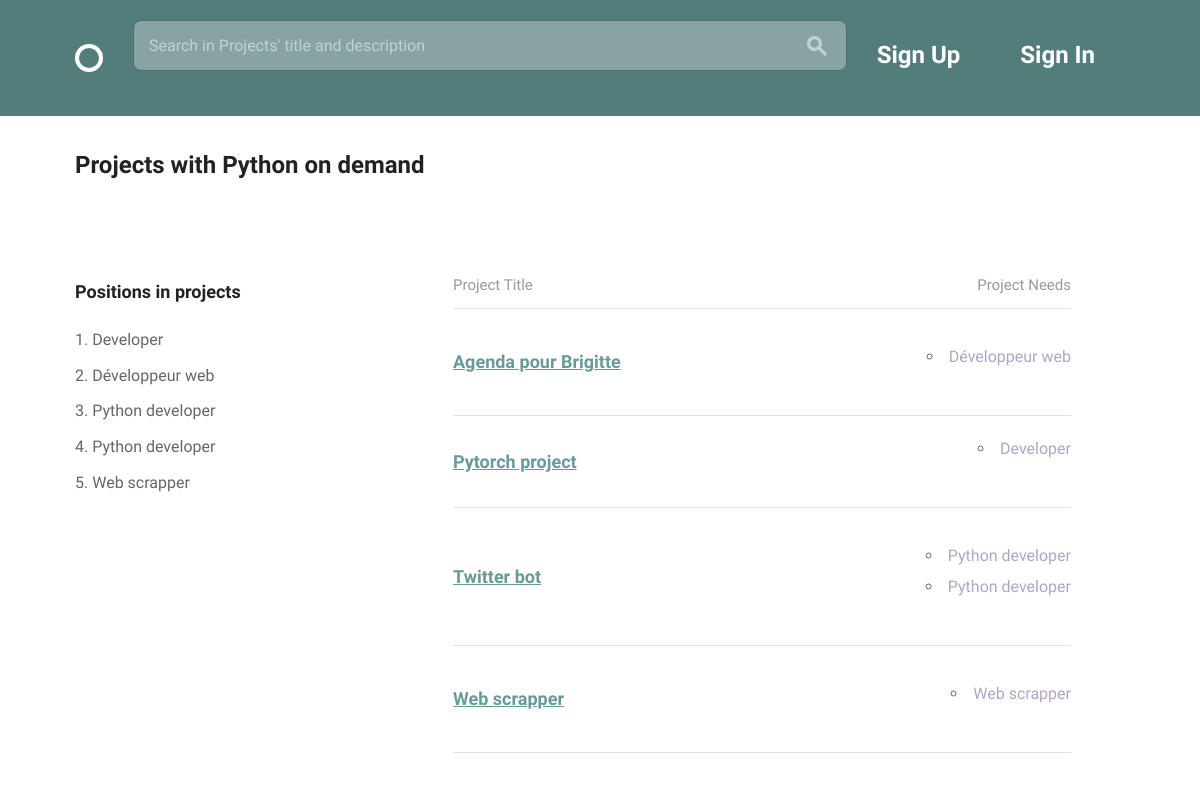
Page /teams/projects_skill/1/ on the committed database.
### teams/models.py (models this page shows, shortened)
class Skill(models.Model):
    skill_name = models.CharField(max_length=20, blank=True)

class Position(models.Model):
    name = models.CharField(max_length=150, blank=False)
    description = models.CharField(max_length=400, blank=False)
    related_skill = models.ForeignKey('Skill', on_delete=models.CASCADE)
    available = models.BooleanField(default=True)
    project = models.ForeignKey('Project', on_delete=models.CASCADE)

class Project(models.Model):
    creator = models.ForeignKey('Profile', on_delete=models.CASCADE)
    title = models.CharField(max_length=150, null=False, unique=True)
    description = models.TextField(max_length=700, blank=True)
    timeline = models.CharField(max_length=25, null=False)
    requirements = models.TextField(max_length=300, null=False)
    finished = models.BooleanField(default=False)

### teams/views.py (the view)
# urls.py: url(r'^projects_skill/(?P<skill>\d+)/$', views.projects_skill,
def projects_skill(request, skill):
    skill_name = models.Skill.objects.get(pk=skill)
    positions = models.Position.objects.only('related_skill',
        'name').order_by('name').filter(Q(related_skill_id=skill))
    projects_query = models.Position.objects.values_list(
        'project_id', flat=True).filter(
        Q(related_skill_id=skill)).distinct()
    projects_query = models.Project.objects.filter(
        id__in=projects_query).order_by('title')
    return render(request,'projects_skill.html', {
        'projects_query': projects_query,
        'positions': positions, 'skill_name': skill_name,
    })

### teams/templates/projects_skill.html (shortened to what this page needs)
{% extends "layout.html" %}
{% load static %}
{% block content %}
<div class="bounds circle--page">
  <div  class="grid-100 circle--fluid--cell circle--fluid--primary">
    <h2>Projects with {{ skill_name.skill_name }} on demand</h2>
  </div>
  <div class="grid-40">
  </div>
  <div  class="grid-100 circle--fluid--cell circle--fluid--primary">
    <p></p> <br>
  </div>
  <div class="grid-30">
    <h3>Positions in projects</h3>
    <ol>
      {% for position in positions %}
      <li> {{ position.name }} </li>
      {% endfor %}
    </ol>
  </div>
  <div class="grid-60 grid-push-5">
    <table class="circle--table u-full-width">
      <thead>
        <tr>
          <th>Project Title</th>
          <th class="circle--cell--right align-right">Project Needs</th>
        </tr>
      </thead>
      <tbody>
        {% for project in projects_query %}
        <tr>
          <td class="clickable-row">
            <a href="{% url 'teams:project_details' pk=project.id %}">
            <h3>{{ project.title }}</h3>
            </a>
          </td>
          <td class="circle--cell--right align-right">
            {% for position in positions %}
              <ul>
              {% if position.project_id == project.id %}
                <li><span class="secondary-label">{{ position.name }}</span></li>
              </ul>
              {% endif %}
            {% endfor %}
          </td>
        </tr>
        {% endfor %}
      </tbody>
    </table>
  </div>
</div>
{% endblock %}

### assets/css/global.css (style rules this page uses)
html { font-family: sans-serif; -ms-text-size-adjust: 100%; -webkit-text-size-adjust: 100%; }
body { margin: 0; }
a { background-color: transparent; }
table { border-collapse: collapse; border-spacing: 0; }
td, th { padding: 0; }
html { font-size: 62.5%; }
body { font-size: 1.5em; line-height: 1.6; font-weight: 400; font-family: "Cousine"; color: #666; }
.bounds { max-width: 1080px; margin: 0 auto; }
.grid, .grid-5, .grid-10, .grid-15, .grid-20, .grid-25, .grid-30, .grid-33, .grid-35, .grid-40, .grid-45, .grid-50, .grid-55, .grid-60, .grid-65, .grid-66, .grid-70, .grid-75, .grid-80, .grid-90, .grid-95, .grid-100 { float: left; box-sizing: border-box; position: relative; }
.grid-push-5 { left: 5%; }
.grid-30 { width: 30%; padding: 0 15px; }
.grid-40 { width: 40%; padding: 0 15px; }
.grid-60 { width: 60%; padding: 0 15px; }
.grid-100 { width: 100%; padding: 0 15px; }
h1, h2, h3, h4, h5, h6 { margin-top: 0; margin-bottom: 2rem; font-weight: bold; font-family: "Work Sans", sans-serif; color: #222; }
h2 { font-size: 2.4rem; }
h3 { font-size: 1.8rem; }
@media (min-width: 550px) { h2 { font-size: 2.4rem; } }
@media (min-width: 550px) { h3 { font-size: 1.8rem; } }
a { color: #689b98; -webkit-transition: color 0.2s; -moz-transition: color 0.2s; -ms-transition: color 0.2s; -o-transition: color 0.2s; transition: color 0.2s; }
ul { list-style: circle inside; }
ol { list-style: decimal inside; padding-left: 0; margin-top: 0; }
ul { padding-left: 0; margin-top: 0; }
ul ul, ul ol { margin: 1.5rem 0 1.5rem 3rem; font-size: 90%; }
li { margin-bottom: 1rem; font-size: 1.6rem; }
th, td { padding: 15px; text-align: left; border-bottom: 1px solid #e1e1e1; }
th:first-child, td:first-child { padding-left: 0; }
th:last-child, td:last-child { padding-right: 0; }
th { color: #999; font-weight: normal; }
pre, blockquote, dl, figure, table, p, ul, ol, form { margin-bottom: 2.5rem; }
.align-right { text-align: right; }
.secondary-label { color: #b1a5c4; }
.circle--table { width: 100%; }
.circle--table h1, .circle--table h2, .circle--table h3, .circle--table h4, .circle--table h5, .circle--table h6 { margin: 0; }
.circle--table th, .circle--table td { line-height: 1; }
.circle--table th { padding: 0 0 15px 0; }
.circle--table td { padding: 25px 0; }
.clickable-row h3 { color: #689b98; }
.circle--fluid--cell { display: table-cell; padding: 0 15px; vertical-align: middle; box-sizing: border-box; }
.circle--fluid--primary { width: 100%; }
.circle--page { margin-bottom: 100px; }
.circle--page:before, .circle--page:after { content: " "; display: table; }
.circle--page:after { clear: both; }

### rows in the picture
Skill: skill_name "Python"
Position: name "Developer"
Position: name "Développeur web"
Position: name "Python developer"
Position: name "Python developer"
Position: name "Web scrapper"
Project: title "Agenda pour Brigitte"
Project: title "Pytorch project"
Project: title "Twitter bot"
Project: title "Web scrapper"
